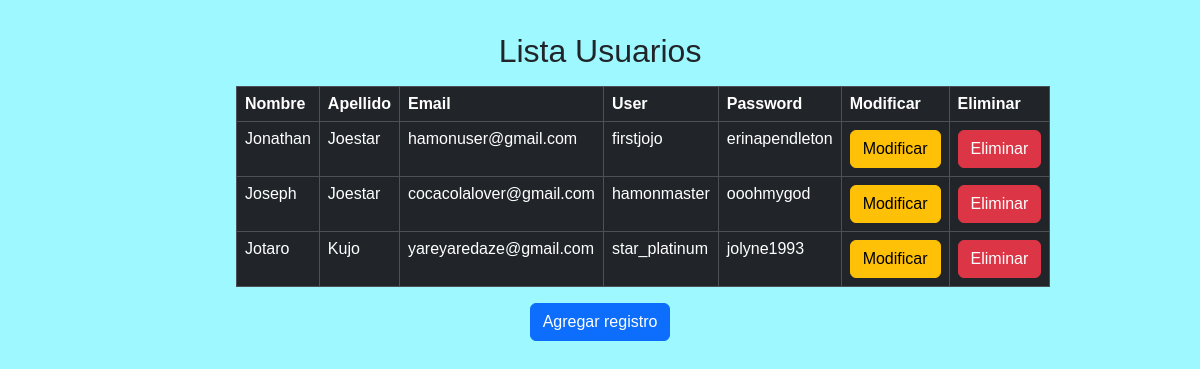
The page /speedwagon/crud on the database as committed earlier.
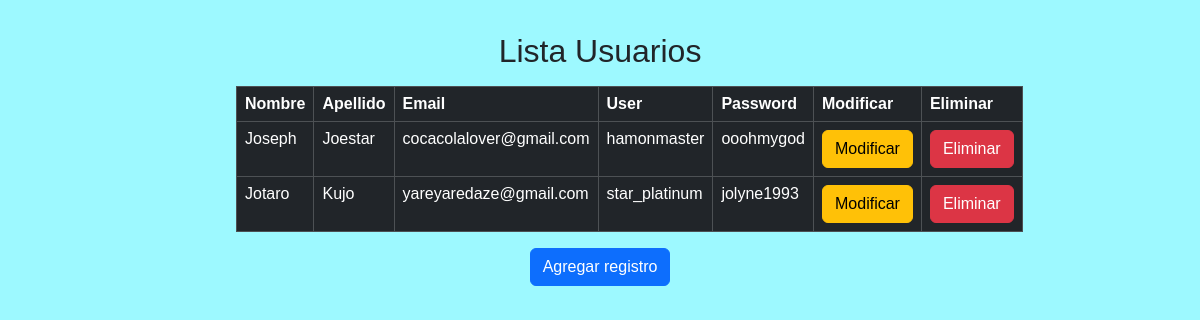
The same page on the database as committed later.
### speedwagon/models.py (models this page shows)
class Usuario(models.Model):
    nombre = models.CharField(max_length=25)
    apellido = models.CharField(max_length=30)
    email = models.EmailField(max_length=100, unique=True, blank=True, null=True)
    user = models.CharField(primary_key=True, max_length=20)
    password = models.CharField(max_length=30)

### speedwagon/views.py (the view)
# urls.py: path("crud", views.crud, name="crud"),
def crud(request):
    Usuarios = Usuario.objects.all()
    context ={
        "Usuarios": Usuarios,
    }
    return render(request, "speedwagon/crud.html", context)

### speedwagon/templates/speedwagon/crud.html (shortened to what this page needs)
<html lang="en">
<head>
    {% load static %}
    <link rel="stylesheet" href="{% static 'css/bootstrap.min.css' %}">
    <link rel="stylesheet" href="{% static 'css/estilo.css'%}" />
</head>
<body>
  <main>
    <div class="container">
      <div class="row">
        <div class="col-md-8 shawod-lg mx-auto text-center p-3">
          <h2 class="my-3">Lista Usuarios</h2>
          <table class="table table-dark table-hover table-bordered">
            <thead>
              <th>Nombre</th>
              <th>Apellido</th>
              <th>Email</th>
              <th>User</th>
              <th>Password</th>
              <th>Modificar</th>
              <th>Eliminar</th>
            </thead>
            <tbody>
              {% if Usuarios %}
              {% for tmp in Usuarios %}
              <tr>
                <td> {{tmp.nombre}} </td>
                <td> {{tmp.apellido}} </td>
                <td> {{tmp.email}} </td>
                <td> {{tmp.user}} </td>
                <td> {{tmp.password}} </td>
                <td><a href="{% url 'user_findEdit' pk=tmp.user %}"><button class="btn btn-warning">Modificar</button></a></td>
                <td><a href="{% url 'user_del' pk=tmp.user %}"><button class="btn btn-danger">Eliminar</button></a></td>
              </tr>
              {% endfor%}
              {% endif %}
            </tbody>
          </table>
              <button class="btn btn-primary"> Agregar registro</button>
        </div>
      </div>
    </div>
  </main>
</body>
</html>

Rows that differ between the two databases and show on the page:
removed Usuario: nombre "Jonathan", apellido "Joestar", email "hamonuser@gmail.com", user "firstjojo", password "erinapendleton"
